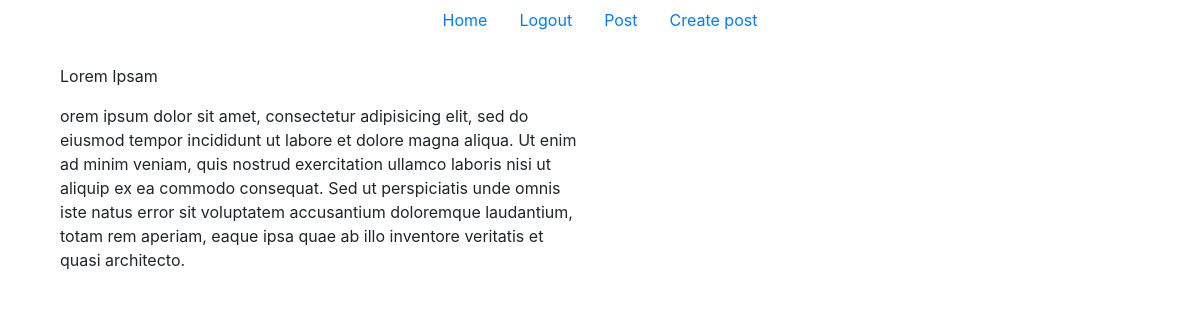
Page /post/?id=2/ (signed in) on the committed database.
### core/models.py (models this page shows, shortened)
class Post(models.Model):
    title = models.CharField(max_length=255)
    context = models.TextField(max_length=5000)
    image = models.ImageField(upload_to='image/', default=r'C:\Users\Sadek Irfan\django\personal-blog\media\image\index.jpg')
    author = models.ForeignKey(User, on_delete=models.CASCADE)
    time_posted = models.DateField(auto_now_add=True)
    class Meta:
        ordering = ['-time_posted']

### core/views.py (the view)
# urls.py: path('post/?id=<int:pk>/', views.PostDetailView.as_view(), name='post-detail'),
class PostDetailView(LoginRequiredMixin ,DetailView):
    model = Post
    template_name = 'core/post_detail.html'

### core/templates/core/post_detail.html
{% extends 'core/base.html' %}
{% block content %}
    <div class="content-section">
        <div class="column">
            <div class="col-sm-6">
                <div>
                    <p>{{ object.title }}</p>
                </div>
                <div>
                    <p>{{ object.context }}</p>
                </div>
            </div>
        </div>
    </div>
{% endblock %}

### rows in the picture
Post: title "Lorem Ipsam", context "orem ipsum dolor sit amet, consectetur adipisicing elit, sed do eiusmod tempor incididunt ut labore et dolore magna aliqua. Ut enim ad minim veniam, quis nostrud exercitation ullamco laboris nisi ut aliquip ex ea commodo consequat. Sed ut perspiciatis unde omnis iste natus error sit voluptatem accusantium doloremque laudantium, totam rem aperiam, eaque ipsa quae ab illo inventore veritatis et quasi architecto."
